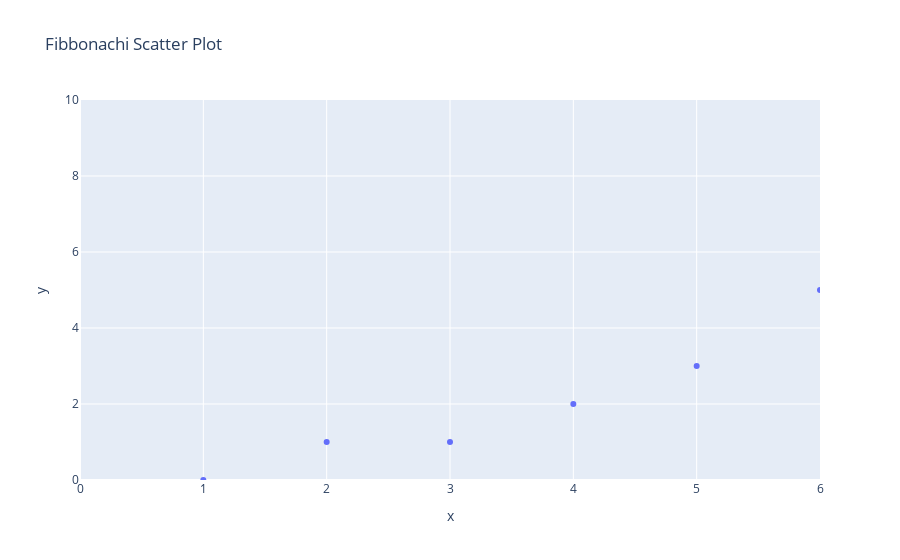

The notebook cell saved with this chart:
### Code cell
# Change this code into the correct Scatter Plot (please take care of the axis)

fib = [0, 1]
for i in range(2, 25):
    fib.append(fib[-1] + fib[-2])

xs = np.arange(1, 26)
ys = np.array(fib)

fig = px.scatter(x=xs, y=ys, title="Fibbonachi Scatter Plot")
fig.update_layout(xaxis_range=[0,6], yaxis_range=[0,10])
fig.show()

### Figure 1 — Plotly figure (JSON) as saved in the notebook; plotly's stock layout.template omitted (floating-point values rounded to 4 significant figures)
{"data": [{"hovertemplate": "x=%{x}<br>y=%{y}<extra></extra>", "legendgroup": "", "marker": {"color": "#636efa", "symbol": "circle"}, "mode": "markers", "name": "", "orientation": "v", "showlegend": false, "type": "scatter", "x": [1, 2, 3, 4, 5, 6, 7, 8, 9, 10, 11, 12, 13, 14, 15, 16, 17, 18, 19, 20, 21, 22, 23, 24, 25], "xaxis": "x", "y": [0, 1, 1, 2, 3, 5, 8, 13, 21, 34, 55, 89, 144, 233, 377, 610, 987, 1597, 2584, 4181, 6765, 10946, 17711, 28657, 46368], "yaxis": "y"}], "layout": {"legend": {"tracegroupgap": 0}, "title": {"text": "Fibbonachi Scatter Plot"}, "xaxis": {"anchor": "y", "domain": [0, 1], "range": [0, 6], "title": {"text": "x"}}, "yaxis": {"anchor": "x", "domain": [0, 1], "range": [0, 10], "title": {"text": "y"}}}}
